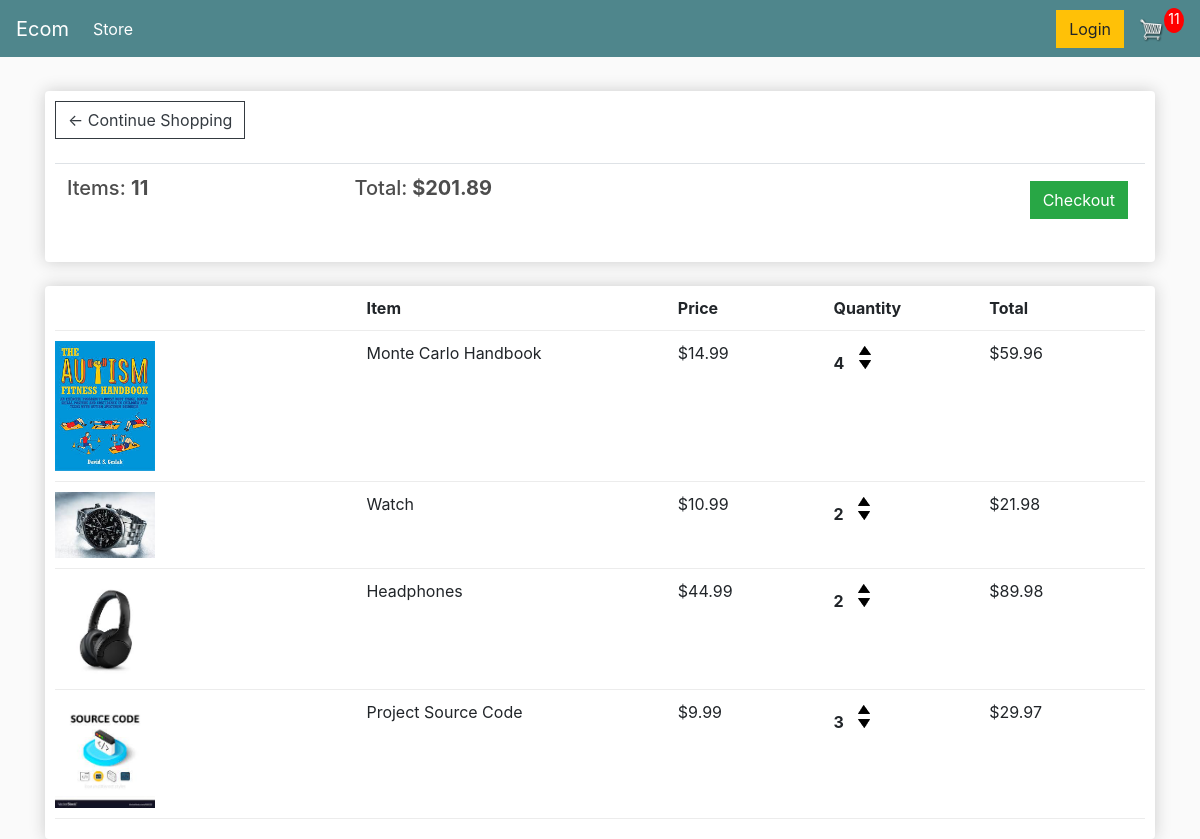
The app's page /cart/ (signed in), older data.
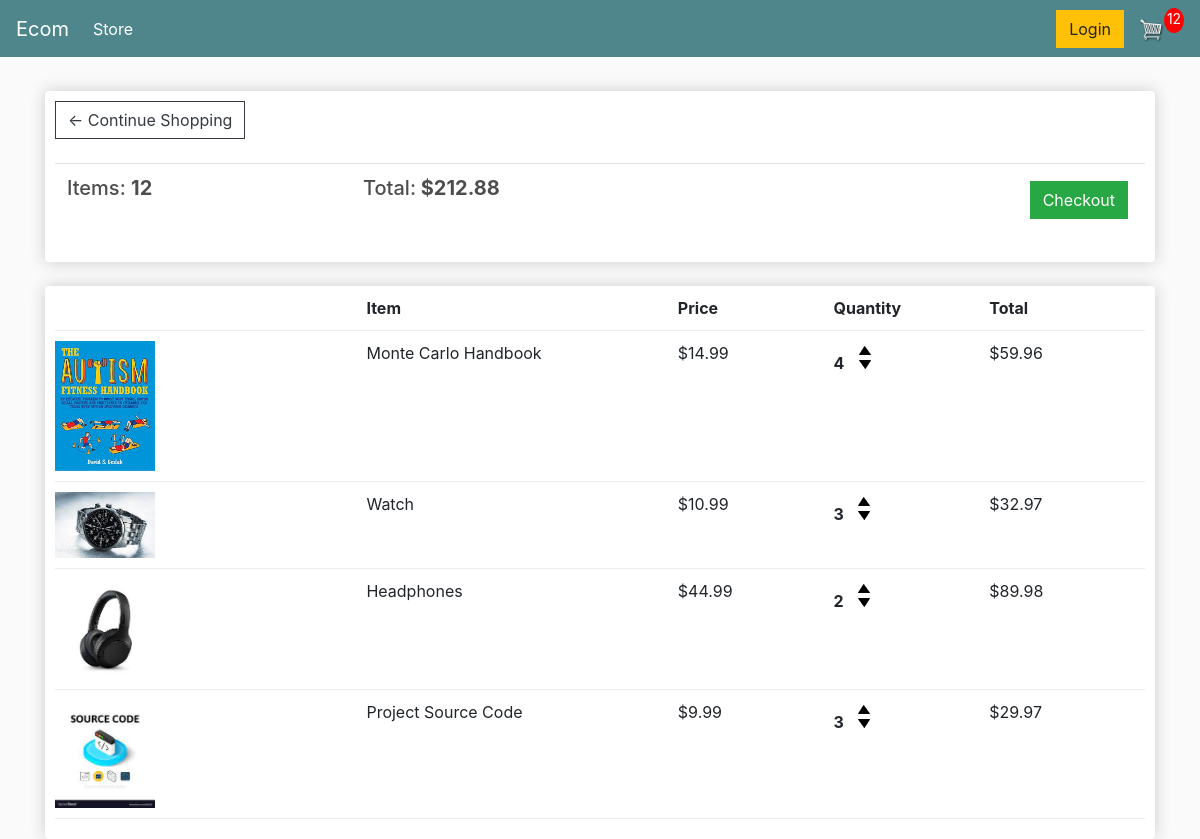
The same page, newer data.
### ecomapp/models.py (models this page shows, shortened)
class Order(models.Model):
    customer=models.ForeignKey(Customer,on_delete=models.SET_NULL,null=True,blank=True)
    date_ordered=models.DateTimeField(auto_now_add=True)
    complete=models.BooleanField(default=False)
    transaction_id=models.CharField(max_length=100,null=True)
    @property
    def get_cart_total(self):
        orderitems=self.orderitem_set.all()
        cart_total=sum([item.get_total for item in orderitems])
        return cart_total
    @property
    def get_cart_items(self):
        orderitems=self.orderitem_set.all()
        cart_items=sum([item.quantity for item in orderitems])
        return cart_items

class OrderItem(models.Model):
    product=models.ForeignKey(Product,on_delete=models.SET_NULL,null=True)
    order=models.ForeignKey(Order,on_delete=models.SET_NULL,null=True)
    quantity=models.IntegerField(default=0,null=True,blank=True)
    date_added=models.DateTimeField(auto_now_add=True)
    @property
    def get_total(self):
        item_total=self.product.price*self.quantity
        return item_total

class Product(models.Model):
    name=models.CharField(max_length=200)
    price=models.FloatField()
    digital=models.BooleanField(default=False,null=True,blank=True)
    image=models.ImageField(null=True,blank=True)
    @property
    def imageURL(self):
        try:
            url=self.image.url
        except:
            url=""
        return url

### ecomapp/views.py (the view)
# urls.py: path('cart/',views.cart,name='cart'),
def cart(request):
	if request.user.is_authenticated:
		customer = request.user.customer
		order, created = Order.objects.get_or_create(customer=customer, complete=False)
		items = order.orderitem_set.all()
		cartItems = order.get_cart_items
	else:
		items = []
		order = {'get_cart_total':0, 'get_cart_items':0, 'shipping':False}
		cartItems = order['get_cart_items']
	context = {'items':items, 'order':order, 'cartItems':cartItems}
	return render(request, 'ecomapp/cart.html', context)

### ecomapp/templates/ecomapp/Cart.html
{% extends 'ecomapp/index.html' %}
{% load static %}
{% block content %}
<div class="row">
    <div class="col-lg-12">
        <div class="box-element">
            <a class="btn btn-outline-dark" href="{% url 'store' %}">&#x2190; Continue Shopping</a>
            <br>
            <br>
            <table class="table">
                <tr>
                    <th>
                        <h5>Items: <strong>{{order.get_cart_items}}</strong></h5>
                    </th>
                    <th>
                        <h5>Total:<strong> ${{order.get_cart_total | floatformat:2}}</strong></h5>
                    </th>
                    <th>
                        <a style="float:right; margin:5px;" class="btn btn-success"
                            href="{% url 'checkout' %}">Checkout</a>
                    </th>
                </tr>
            </table>
        </div>
        <br>
        <div class="box-element">
            <div class="cart-row">
                <div style="flex:2"></div>
                <div style="flex:2"><strong>Item</strong></div>
                <div style="flex:1"><strong>Price</strong></div>
                <div style="flex:1"><strong>Quantity</strong></div>
                <div style="flex:1"><strong>Total</strong></div>
            </div>
            {% for item in items %}
            <div class="cart-row">
                <div style="flex:2"><img class="row-image" src="{{item.product.imageURL}}"></div>
                <div style="flex:2">
                    <p>{{item.product.name}}</p>
                </div>
                <div style="flex:1">
                    <p>${{item.product.price | floatformat:2}}</p>
                </div>
                <div style="flex:1">
                    <p class="quantity">{{item.quantity}}</p>
                    <div class="quantity">
                        <img data-product="{{item.product.id}}" data-action="add" class="update-cart chg-quantity"
                            src="{% static  'img/up_arrow.png' %}">
                        <img data-product="{{item.product.id}}" data-action="remove" class="update-cart chg-quantity"
                            src="{% static  'img/down_arrow.png' %}">
                    </div>
                </div>
                <div style="flex:1">
                    <p>${{item.get_total}}</p>
                </div>
            </div>
            {% endfor %}
        </div>
    </div>
</div>
{% endblock content %}

Row changes from the older to the newer data that the page shows:
changed through a linked row, Order: get_cart_items "11" → "12"; get_cart_total "201.89" → "212.88"
changed OrderItem "Watch": quantity "2" → "3"; get_total "21.98" → "32.97"
Text that changed along with them:
{{ cartItems }}: "11" → "12"
